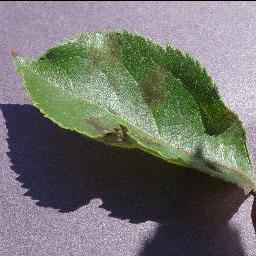
#> input picture data/sampled-plants-diseases/Apple/Apple_scab/095c9131-a0cb-47de-898a-f9371f208c01___FREC_Scab 3109_90deg.JPG, 256 x 256 px; its folder holds only this picture in this run
$ jupyter execute --allow-errors EDA.ipynb
#> lines starting #> are read from the running program, lines starting #| are printed output that depends on the picture
## 1️⃣ Imports & Setup

[cell 1]
import os
import cv2
import numpy as np
import pandas as pd
import matplotlib.pyplot as plt
import seaborn as sns

sns.set_style("darkgrid")

## 2️⃣ Dataset Path

[cell 2]
DATA_DIR = "../data/sampled-plants-diseases"        # root data folder
PLANT_NAME = "Apple"        # choose plant name
PLANT_DIR = os.path.join(DATA_DIR, PLANT_NAME)

## 3️⃣ Basic Folder Check

[cell 3]
assert os.path.exists(PLANT_DIR), f"Dataset not found: {PLANT_DIR}"

classes = sorted(os.listdir(PLANT_DIR))
print("Classes found:", classes)
print("Number of classes:", len(classes))

## 4️⃣ Build DataFrame (image path + label)

[cell 4]
filepaths = []
labels = []

for cls in classes:
    cls_path = os.path.join(PLANT_DIR, cls)
    for img in os.listdir(cls_path):
        filepaths.append(os.path.join(cls_path, img))
        labels.append(cls)

df = pd.DataFrame({
    "filepath": filepaths,
    "label": labels
})

df.head()

## 5️⃣ Dataset Size & Balance

[cell 5]
print("Total images:", len(df))

plt.figure(figsize=(10, 5))
ax = sns.countplot(data=df, x="label")
plt.xticks(rotation=45)
plt.title("Class Distribution")

# Add counts to bars
for container in ax.containers:
    ax.bar_label(container)
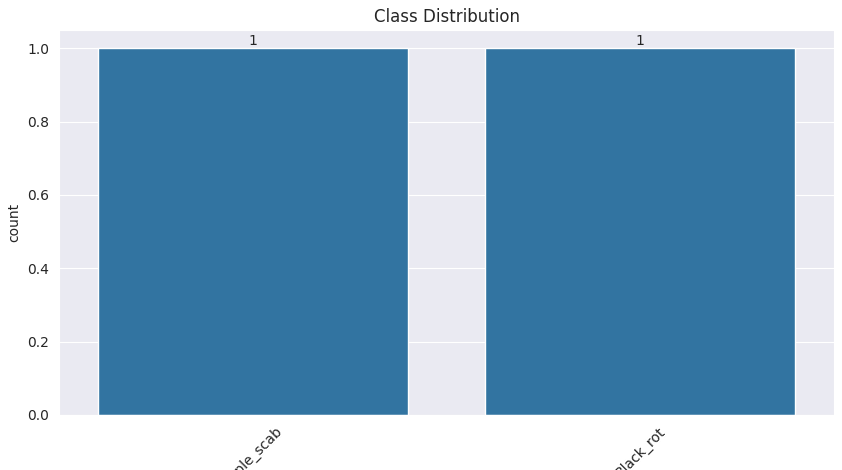
#> figure drawn by matplotlib, 1 panel

## 6️⃣ Sample Images per Class

[cell 6]
def show_samples(df, samples_per_class=3, img_size=(128,128)):
    plt.figure(figsize=(15, 8))
    i = 1

    for label in df["label"].unique():
        subset = df[df["label"] == label].sample(samples_per_class, random_state=42)
        for _, row in subset.iterrows():
            img = cv2.imread(row["filepath"])
            img = cv2.cvtColor(img, cv2.COLOR_BGR2RGB)
            img = cv2.resize(img, img_size)

            plt.subplot(len(df["label"].unique()), samples_per_class, i)
            plt.imshow(img)
            plt.title(label)
            plt.axis("off")
            i += 1

    plt.tight_layout()
    plt.show()

#> (the rest of this cell did not finish here and is left out)

## 7️⃣ Pixel Intensity Distribution

[cell 7]
sample_img = cv2.imread(df.iloc[0]["filepath"])
#> sample_img is the input picture: shape (256, 256, 3); mean B, G, R 109.1, 114.1, 113.4
gray = cv2.cvtColor(sample_img, cv2.COLOR_BGR2GRAY)
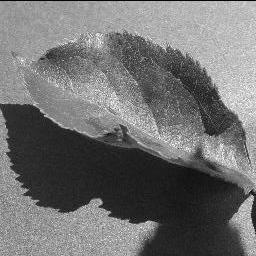
#> gray: shape (256, 256); min 2, max 253, mean 113.3

plt.figure(figsize=(6,4))
plt.hist(gray.flatten(), bins=50)
plt.title("Pixel Intensity Distribution (Sample Image)")
plt.show()
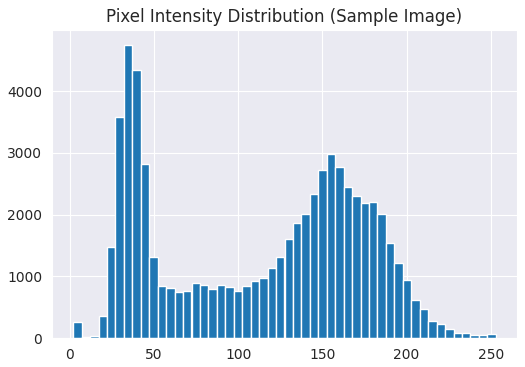
#> figure drawn by matplotlib, 1 panel; tallest bar 4756 high, from x = 32.12 to 37.14
